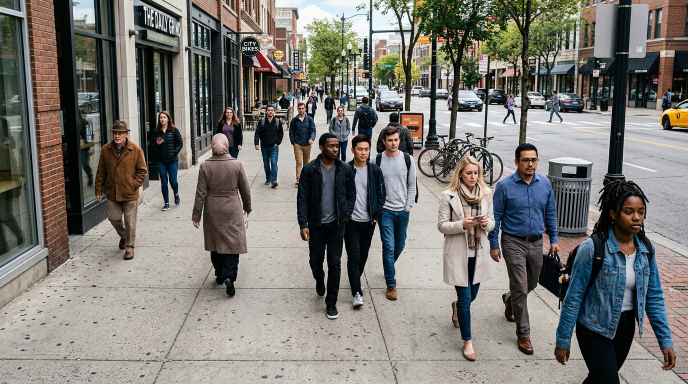
#> input picture data/videos/test_crowd.jpg, 1376 x 768 px (shown at 1/2 size)
$ python generate_test_video.py
#> lines starting #> are read from the running program, lines starting #| are printed output that depends on the picture
# ──────────────────────────────────────────────
# Generate a synthetic test video from the crowd image
# by panning a crop window across it over ~90 frames.
# ──────────────────────────────────────────────

import sys
from pathlib import Path

PROJECT_ROOT = Path(__file__).resolve().parent.parent
sys.path.insert(0, str(PROJECT_ROOT))

import cv2
import numpy as np

SRC = PROJECT_ROOT / "data" / "videos" / "test_crowd.jpg"
DST = PROJECT_ROOT / "data" / "videos" / "test_crowd.mp4"

img = cv2.imread(str(SRC))
#> img is the input picture: shape (768, 1376, 3); mean B, G, R 114.4, 119.6, 121.9
assert img is not None, f"Cannot read {SRC}"

H, W = img.shape[:2]
#> H = 768; W = 1376
# Output crop: 640 × 480, pan horizontally
crop_w, crop_h = min(640, W), min(480, H)
#> crop_w = 640; crop_h = 480
total_frames = 90
fps = 15

fourcc = cv2.VideoWriter_fourcc(*"mp4v")
out = cv2.VideoWriter(str(DST), fourcc, fps, (crop_w, crop_h))

max_x = W - crop_w
#> max_x = 736
max_y = H - crop_h
#> max_y = 288

for i in range(total_frames):
    # Pan right then left (ping-pong)
    t = i / max(total_frames - 1, 1)
    ping = 2 * t if t < 0.5 else 2 * (1 - t)
    x = int(ping * max_x)
    y = max_y // 2  # vertical centre

    crop = img[y : y + crop_h, x : x + crop_w].copy()

    # Add slight brightness jitter to simulate real footage
    jitter = np.random.randint(-5, 6)
    crop = np.clip(crop.astype(np.int16) + jitter, 0, 255).astype(np.uint8)

    out.write(crop)
#> this loop made 90 passes
#> pass 1, `crop = img[y : y + crop_h, x : x + crop_w].copy()`:
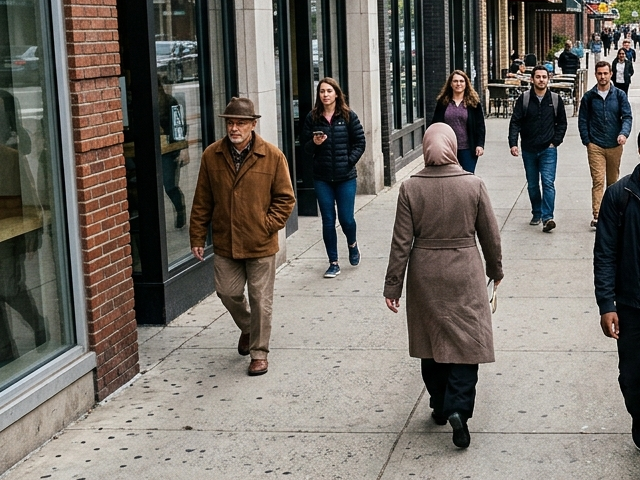
#> crop: shape (480, 640, 3); mean B, G, R 102.5, 109.4, 115
#> pass 2, `crop = img[y : y + crop_h, x : x + crop_w].copy()`:
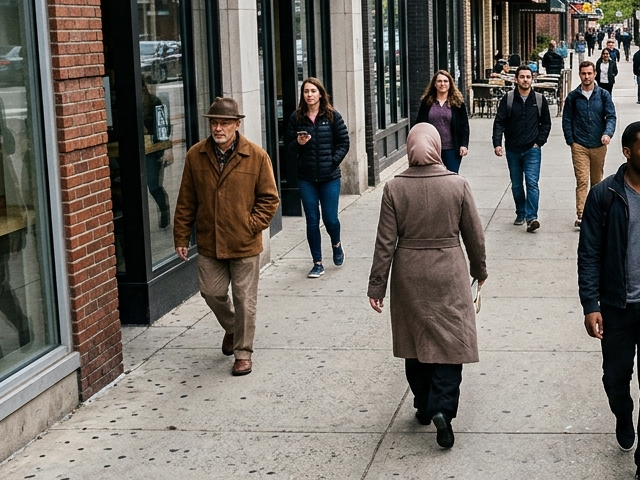
#> crop: shape (480, 640, 3); mean B, G, R 102.7, 109.4, 115
#> pass 3, `crop = img[y : y + crop_h, x : x + crop_w].copy()`:
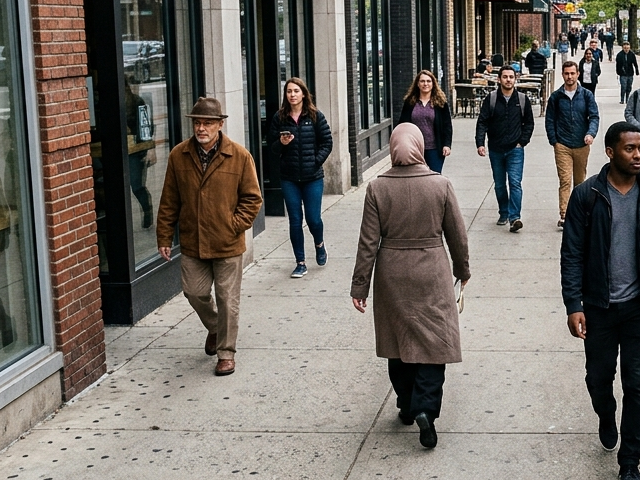
#> crop: shape (480, 640, 3); mean B, G, R 101.6, 108, 113.7

out.release()
print(f"[OK] Generated test video: {DST}  ({total_frames} frames, {fps} fps)")

$ run again, with data/videos/gemini_frame_1.jpg copied over data/videos/test_crowd.jpg
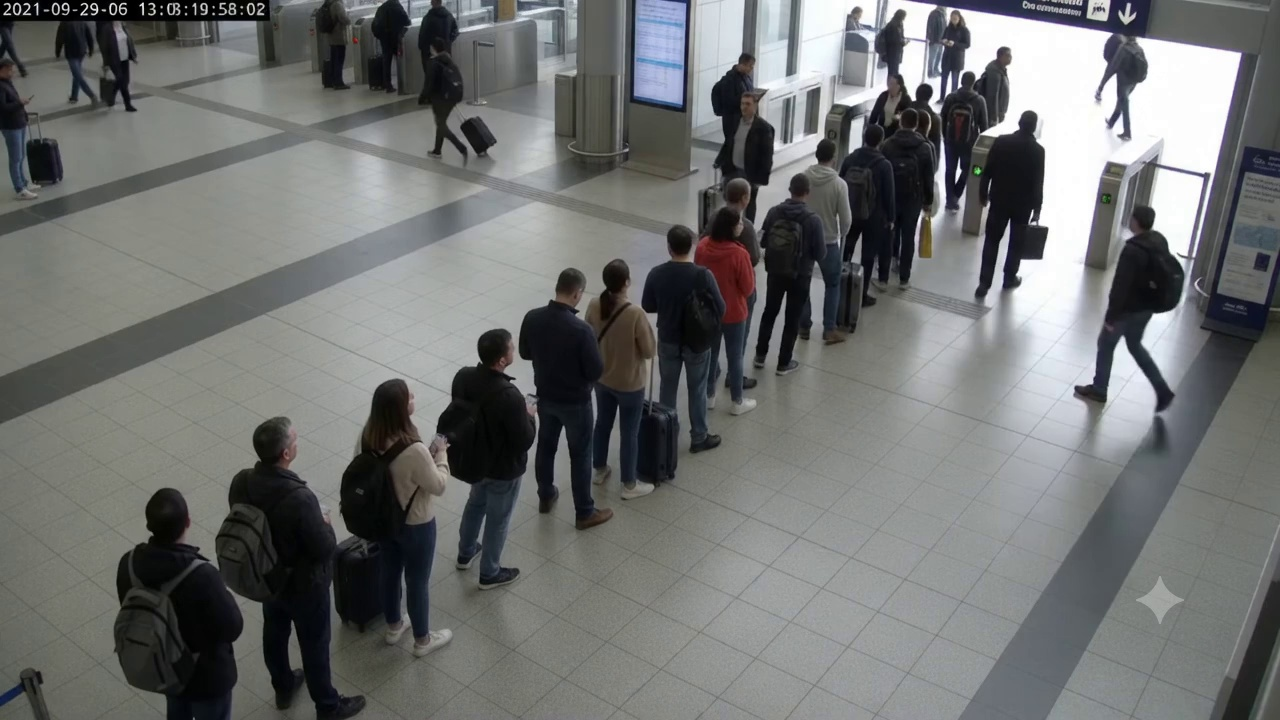
#> input picture data/videos/gemini_frame_1.jpg, 1280 x 720 px
#> img is the input picture: shape (720, 1280, 3); mean B, G, R 112.3, 113, 111.3
#> the loop `for i in range(total_frames):` made 90 passes
#> pass 1, `crop = img[y : y + crop_h, x : x + crop_w].copy()`:
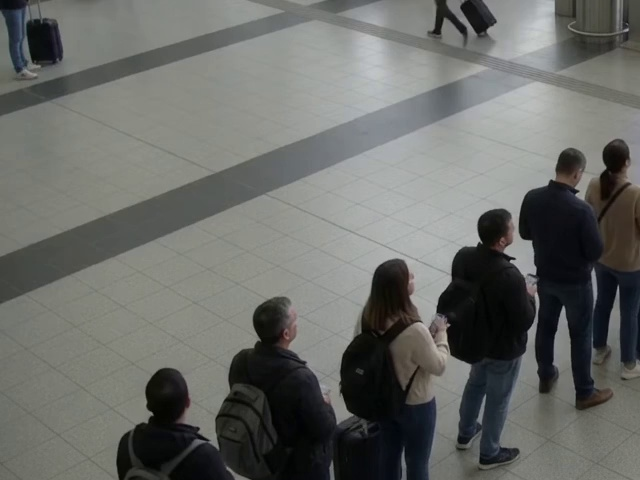
#> crop: shape (480, 640, 3); mean B, G, R 103.3, 106.7, 105.1
#> pass 3, `crop = img[y : y + crop_h, x : x + crop_w].copy()`:
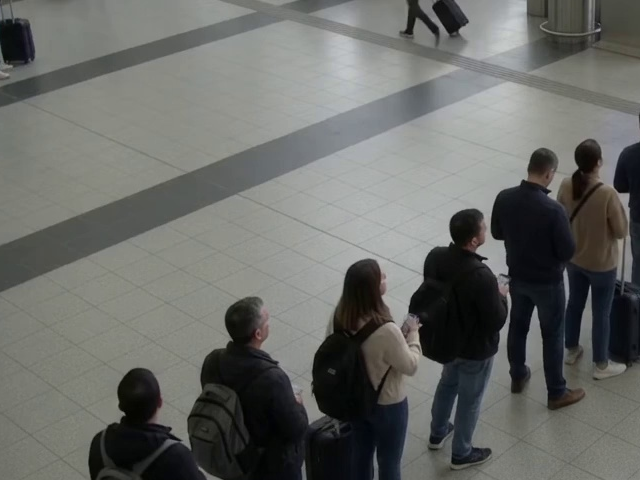
#> crop: shape (480, 640, 3); mean B, G, R 102.5, 105.8, 104.4

$ run again, with data/videos/gemini_frame_3.jpg copied over data/videos/test_crowd.jpg
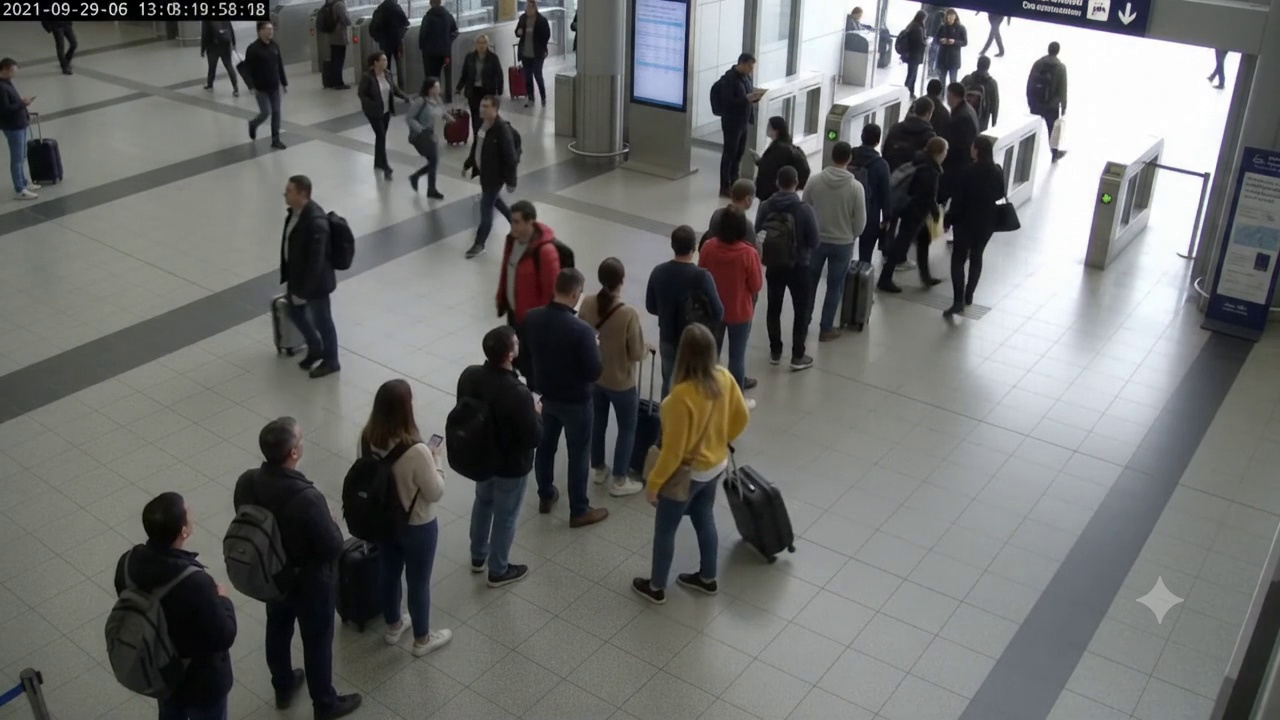
#> input picture data/videos/gemini_frame_3.jpg, 1280 x 720 px
#> img is the input picture: shape (720, 1280, 3); mean B, G, R 107.6, 108.9, 108
#> the loop `for i in range(total_frames):` made 90 passes
#> pass 1, `crop = img[y : y + crop_h, x : x + crop_w].copy()`:
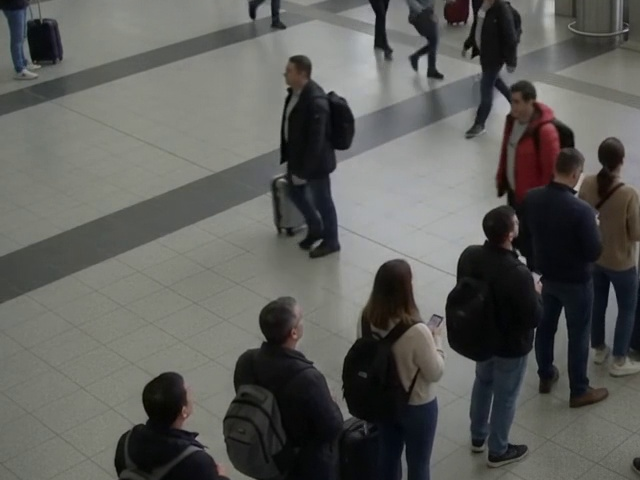
#> crop: shape (480, 640, 3); mean B, G, R 90.1, 93.6, 93.2
#> pass 3, `crop = img[y : y + crop_h, x : x + crop_w].copy()`:
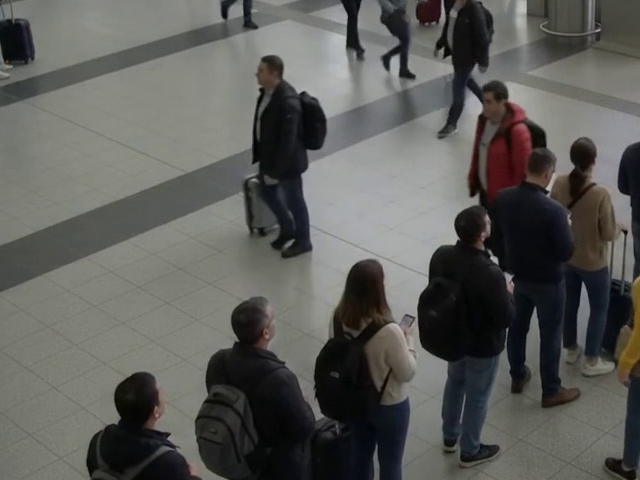
#> crop: shape (480, 640, 3); mean B, G, R 89.1, 92.6, 92.4
